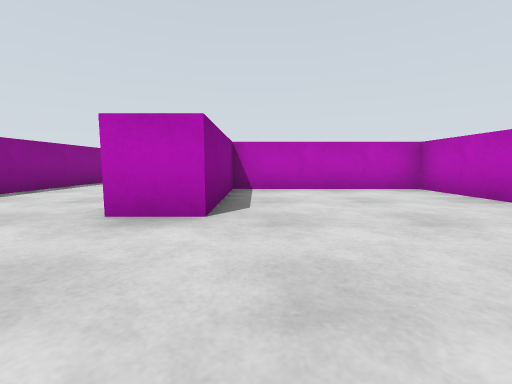
View 1 (above)

21 first-person views from a walk through a Gazebo world. The camera is 0.51 m above the floor, tilts 6° down and sees 90° across. The floor is counted in squares, 1 m on a side. Each view is taken from the middle of a square. On the plan, view 1 faces up. The plan holds only what a view shows up to about 9 squares ahead; the rest is blank. The robots in the file are not drawn.

View 2
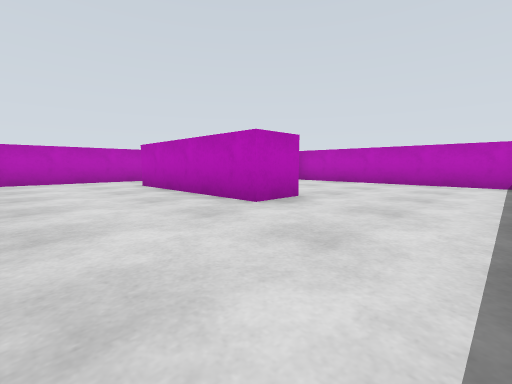

View 3
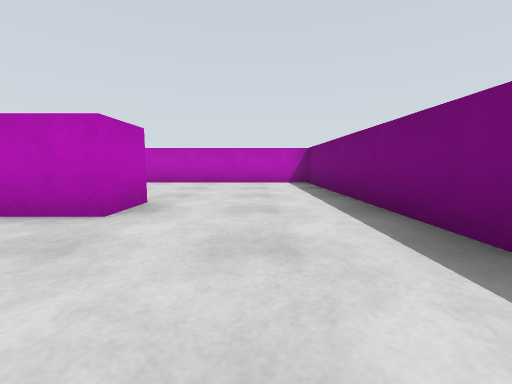

View 4
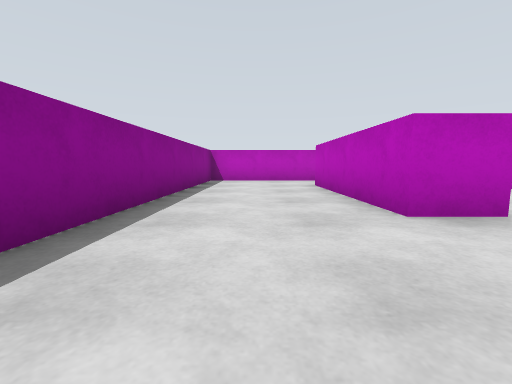

View 5
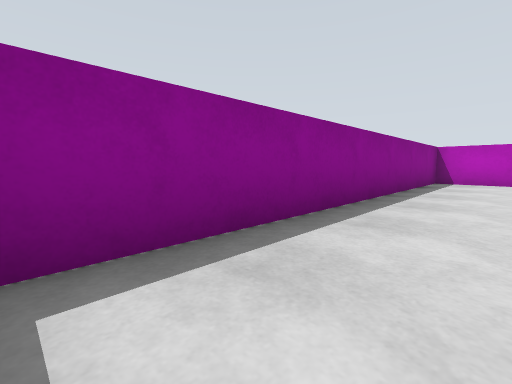

View 6
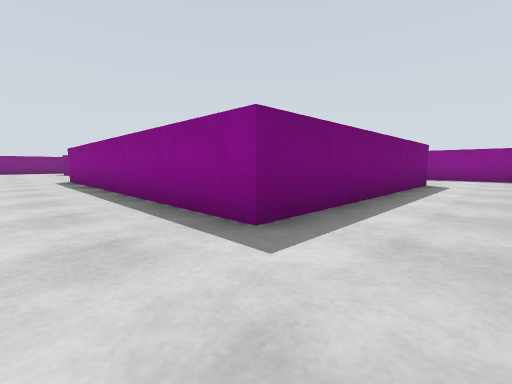

View 7
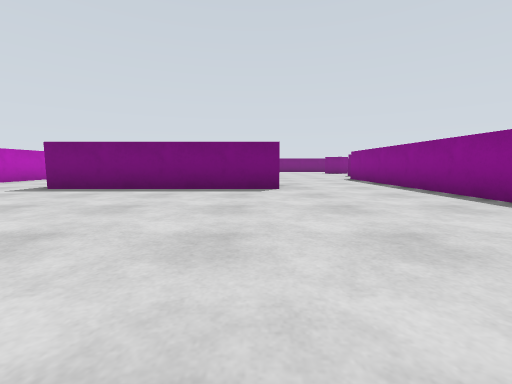

View 8
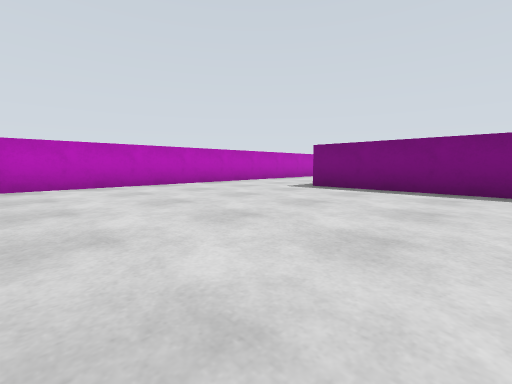

View 9
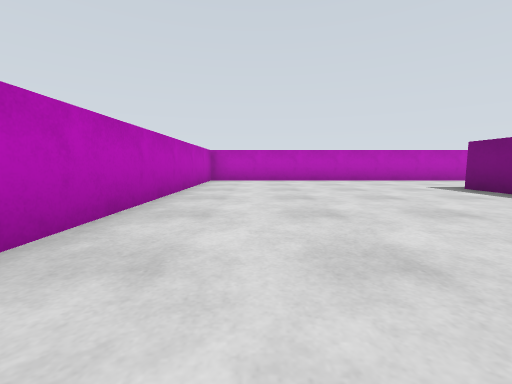

View 10
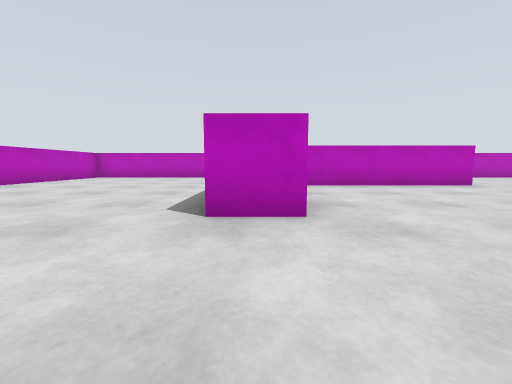

View 11
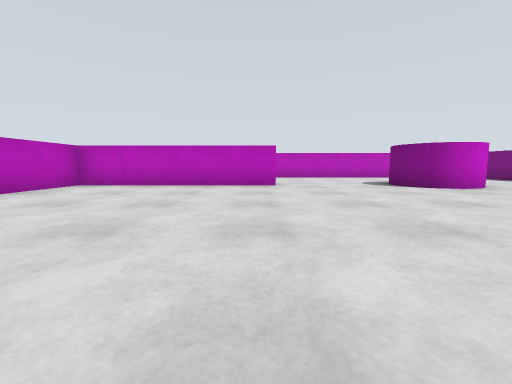

View 12
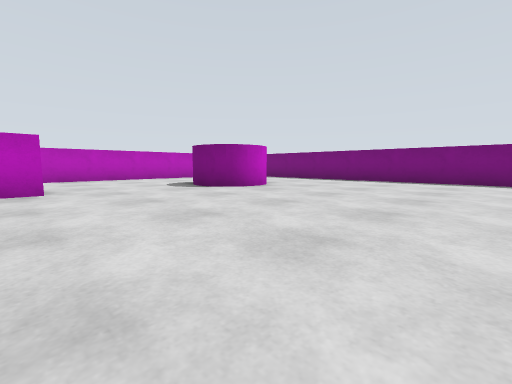

View 13
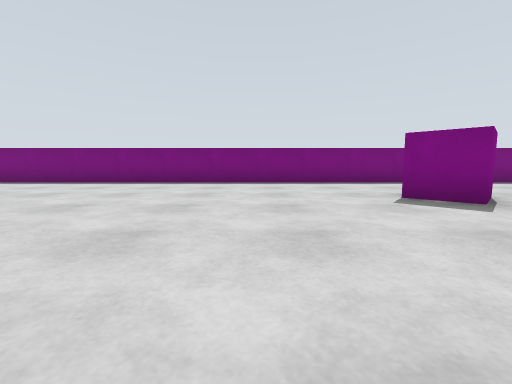

View 14
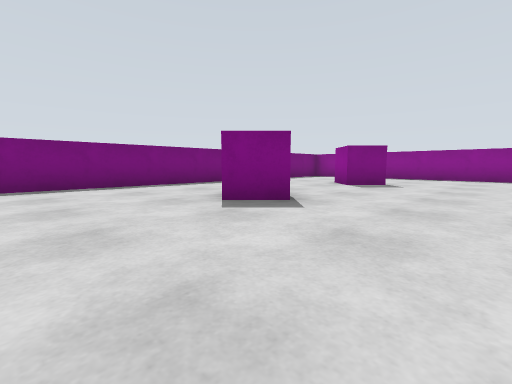

View 15
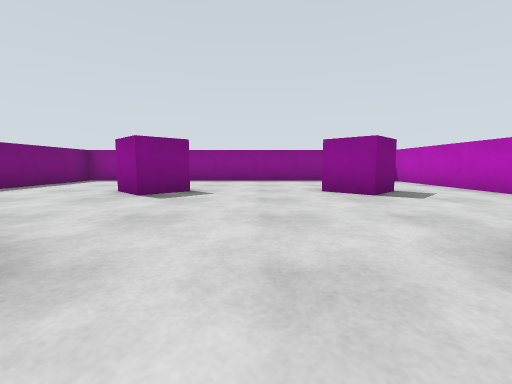

View 16
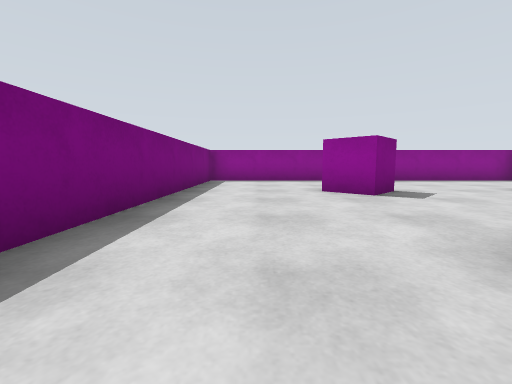

View 17
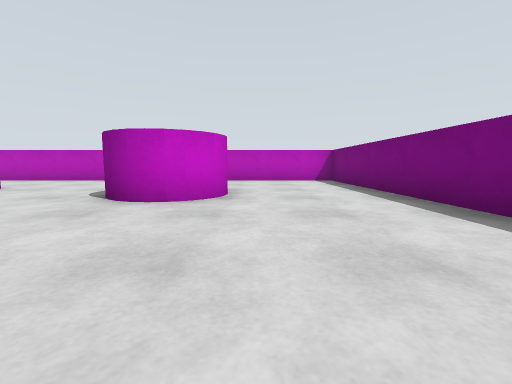

View 18
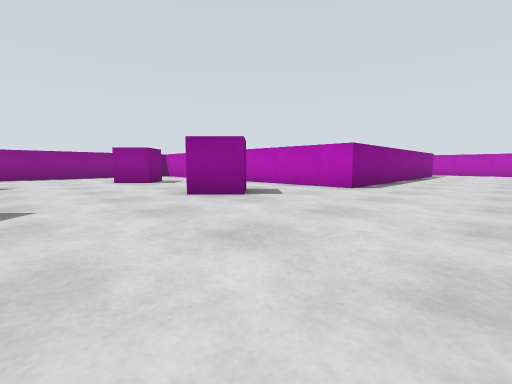

View 19
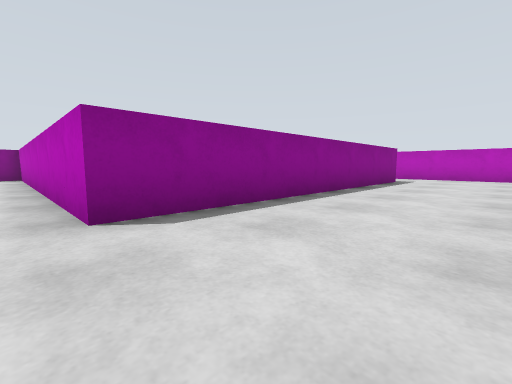

View 20
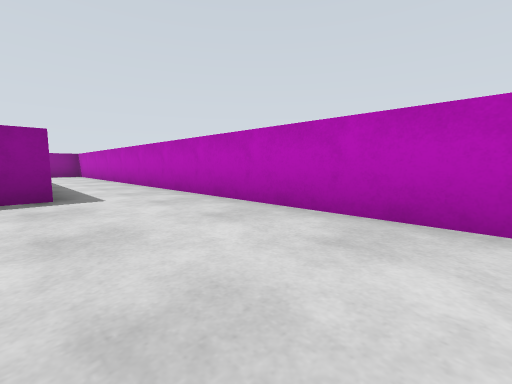

View 21
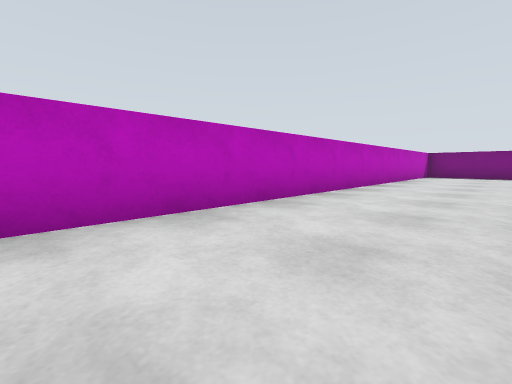

### Floor plan
Points are (right, up) in squares from view 1. A wall is a line through its corners. A room is listed if a view was taken in it or the views show most of it. See-through windows are left out.
Room 1 (views 1, 2, 3, 4, 5)
walls: (-2.6, -0.5) (3.5, -0.5) (3.5, 5.5) (-0.5, 5.5) (-0.5, 2.5) (-1.5, 2.5) (-1.5, 6.5); (-2.5, 8.5) (-4.5, 8.5) (-4.5, -0.1)
ways out: opening at (-1.5, 7.5) to room 2
Room 2 (views 6, 7, 8, 9, 10, 11, 12, 13, 14, 15, 16, 17, 18, 19, 20, 21)
walls: (3, -3.3) (3.7, -4) (3, -4.7); (7.5, 1.4) (7.5, 2.5) (12.5, 2.5); (11.5, -3.6) (11.5, 1.5) (9.4, 1.5); (2.2, -8.1) (3, -7.3) (3.7, -8); (-1, -3.3) (-0.3, -4) (-1.1, -4.8); (-1.1, -7.2) (-0.3, -8) (-1, -8.7); (-1.5, 6.5) (4.5, 6.5) (4.5, -1.5) (-4.5, -1.5) (-4.5, -11.5) (15.5, -11.5) (15.5, 8.5) (-2.5, 8.5)
ways out: opening at (-1.5, 7.5) to room 1
objects: magenta cylinder (11, -8) to (12, -7)

Where each view was taken, in squares from view 1:
view 1: 0 up, 0 right, facing up
view 2: 0 up, 4 left, facing up-right
view 3: 1 up, 4 left, facing right
view 4: 0 up, 3 left, facing up
view 5: 0 up, 3 left, facing up-left
view 6: 8 up, 6 right, facing down-left
view 7: 8 up, 8 right, facing down
view 8: 8 up, 9 right, facing down-right
view 9: 7 up, 7 right, facing right
view 10: 2 up, 5 right, facing right
view 11: 3 down, 5 right, facing right
view 12: 3 down, 6 right, facing down-right
view 13: 4 down, 6 right, facing down
view 14: 5 down, 6 right, facing down-left
view 15: 6 down, 4 right, facing left
view 16: 10 down, 4 right, facing left
view 17: 9 down, 7 right, facing right
view 18: 7 down, 7 right, facing up-left
view 19: 2 down, 7 right, facing up-left
view 20: 6 up, 9 right, facing up-left
view 21: 1 up, 13 right, facing down-right
